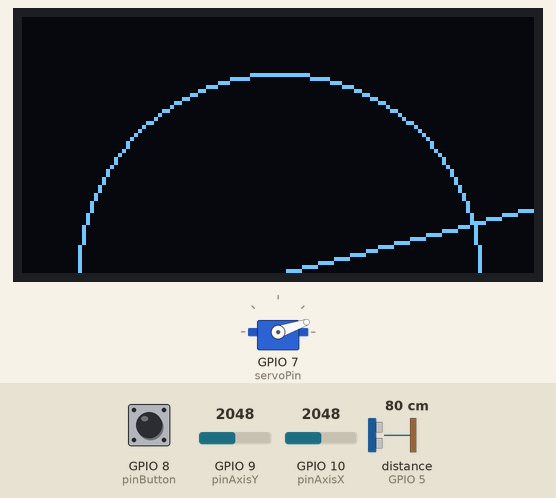
Recording of a sketch running on a simulated ESP32-S3. Shown: 128×64 one-colour display, servo. Wiring (inferred from the names in the program): ultrasonic range finder: trigger GPIO 6; echo GPIO 5. The inputs (shaded band) are chosen by the test bench; at power-on: distance to the obstacle (sensor on GPIO 5) 80 cm, GPIO 8 (pinButton) HIGH, GPIO 9 (pinAxisY) = 2048, GPIO 10 (pinAxisX) = 2048. The echo pulse lasts 58.3 µs per cm; what the sketch prints to the serial monitor is not drawn.

Above: at 1.2 s.
1.3 s: distance to the obstacle (sensor on GPIO 5) set to 2 cm
At 2.02 s:
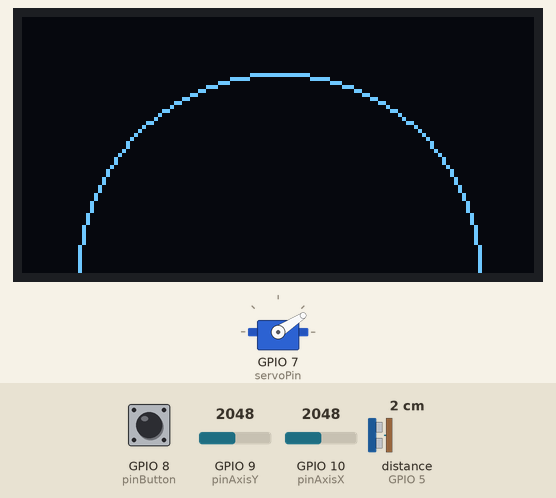
4.9 s: distance to the obstacle (sensor on GPIO 5) set to 18 cm
At 5.35 s:
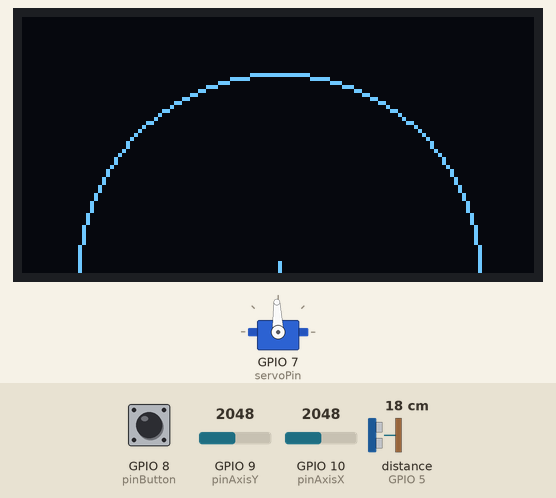
8.2 s: distance to the obstacle (sensor on GPIO 5) set to 35 cm
At 11.2 s:
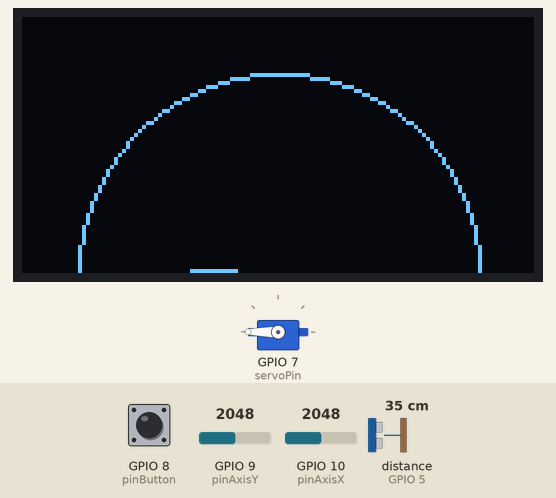
Timing chart, 0 to 16.8 s (numbered marks = the images above; inputs shaded):
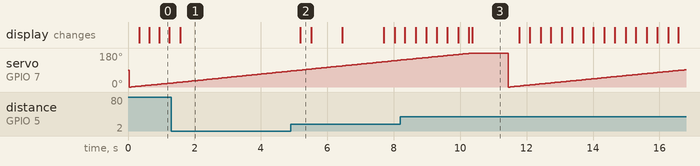

Measured:
- after the input at 4.9 s, the display: changes after 0.29 s (image 2)

The sketch:

radarThree.ino
```cpp
#include <ESP32Servo.h>
#include <Arduino.h>
#include <U8g2lib.h>
#include <string>
#ifdef U8X8_HAVE_HW_SPI
#include <SPI.h>
#endif
#ifdef U8X8_HAVE_HW_I2C
#include <Wire.h>
#endif

Servo myservo;  // create servo object to control a servo

int pos = 0;    // variable to store the servo position
int servoPin = 7;

int pinAxisX = 10;
int pinAxisY = 9;
int pinButton = 8;
int trigPin = 6;    // Trigger
int echoPin = 5;    // Echo
long duration, cm, inches;

U8G2_SH1106_128X64_NONAME_F_HW_I2C u8g2(U8G2_R0, /* reset=*/ U8X8_PIN_NONE, 2, 1 );

void setup() {
  Serial.begin (9600);
  u8g2.begin();

  ESP32PWM::allocateTimer(0);
	ESP32PWM::allocateTimer(1);
	ESP32PWM::allocateTimer(2);
	ESP32PWM::allocateTimer(3);
	myservo.setPeriodHertz(50);    // standard 50 hz servo
	myservo.attach(servoPin, 500, 2500); // attaches the servo on pin 18 to the servo object
	// using default min/max of 1000us and 2000us
	// different servos may require different min/max settings
	// for an accurate 0 to 180 sweep

  pinMode( pinAxisX, INPUT );
  pinMode( pinAxisY, INPUT );
  pinMode( pinButton, INPUT_PULLUP );

  pinMode(trigPin, OUTPUT);
  pinMode(echoPin, INPUT);
}

// Funkcja loop
void loop() {
  // Czyszczenie bufora

  int valueX = analogRead( pinAxisX );
  int valueY = analogRead( pinAxisY );
  bool buttonPress = digitalRead( pinButton );
  int valueXMapped = map( valueX, 0, 4096, 0, 180 );

  // Ustawienia radaru
  int centerX = 64; // środek ekranu X
  int centerY = 64; // środek ekranu Y
  int radius = 50;  // promień radaru

  // Rysowanie linii w półkolu
  for (int angle = 0; angle <= 180; angle++)
  {
    myservo.write( angle );
    delay( 10 );

    digitalWrite(trigPin, LOW);
    delayMicroseconds(5);
    digitalWrite(trigPin, HIGH);
    delayMicroseconds(10);
    digitalWrite(trigPin, LOW);
    pinMode(echoPin, INPUT);
    duration = pulseIn(echoPin, HIGH);

    // Convert the time into a distance
    cm = (duration/2) / 29.1;     // Divide by 29.1 or multiply by 0.0343
    inches = (duration/2) / 74;   // Divide by 74 or multiply by 0.0135

    int mappedValue = map( cm, 15, 60, 0, 50 );

    // if( mappedValue < 20 ) mappedValue = 40 - mappedValue;
    // else if( mappedValue > 20 ) mappedValue = 0 + mappedValue;

    //radius = map( mappedValue, 0, 50, 0, 1 )

    u8g2.clearBuffer();
    u8g2.drawCircle(64, 64, 50, U8G2_DRAW_ALL);
    // Konwersja kątów na radiany
    float rad = angle * (3.14159 / 180);

    // Wyliczanie końców linii
    int xEnd = centerX + mappedValue * cos(rad);
    int yEnd = centerY - mappedValue * sin(rad);

    // Rysowanie linii
    u8g2.drawLine(centerX, centerY, xEnd, yEnd );

    Serial.println( mappedValue );

    u8g2.sendBuffer();
    delay( 20 );
  }

  // Rysowanie okręgu

  // Przesłanie bufora na ekran
  u8g2.sendBuffer();

  // Czas dla wygodnego odświeżania
  delay(1000);
}
```
